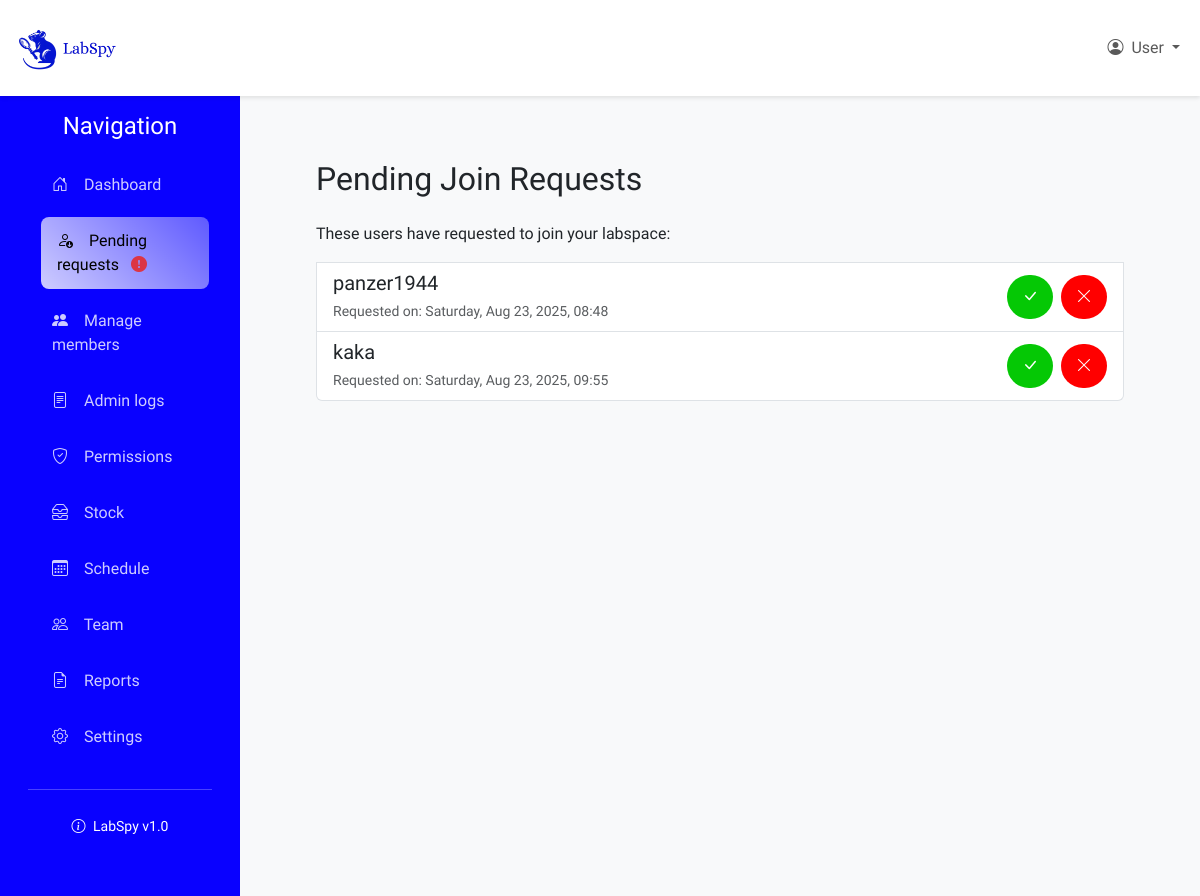
The app's page /labspaces/lab/YSZIVU/pending_requests/ (signed in), older data.
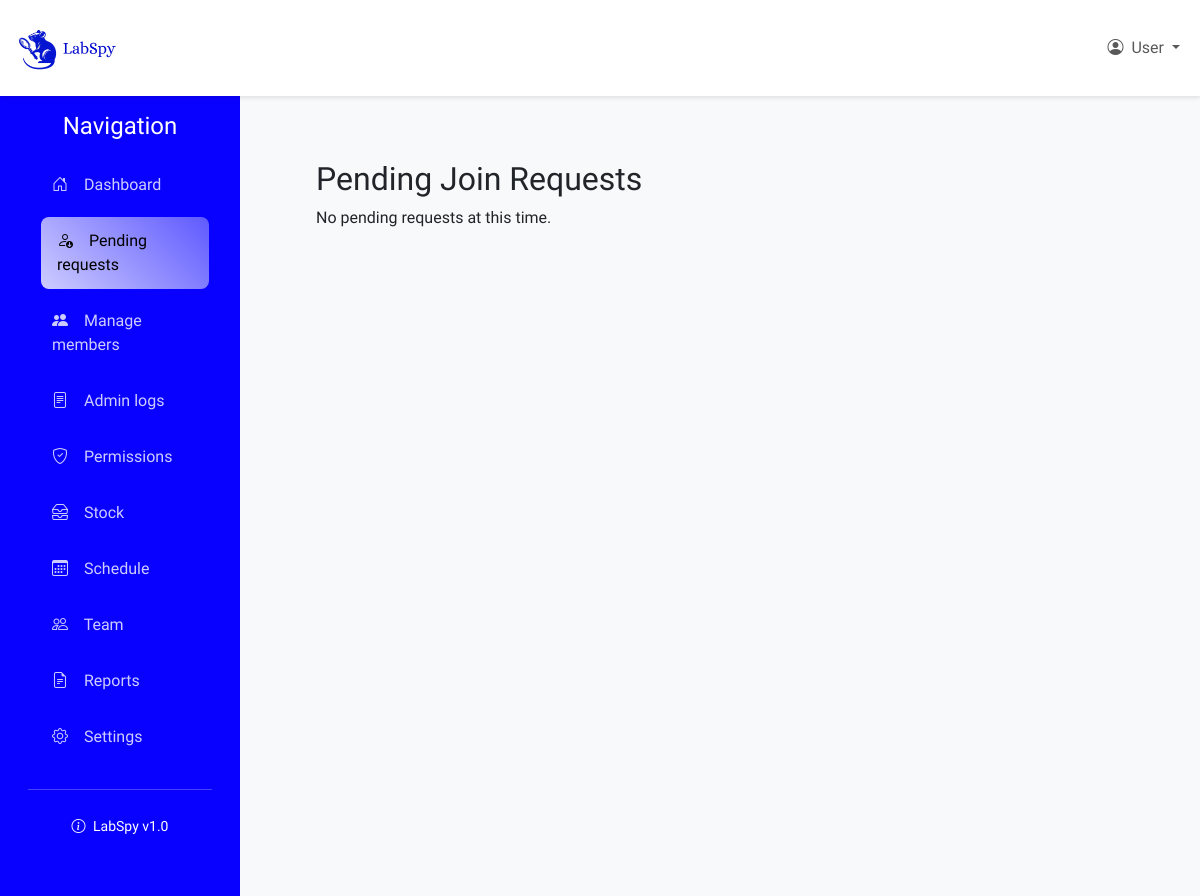
The same page, newer data.
### labspaces/models.py (models this page shows, shortened)
class LabMembership(models.Model):
    ROLE_CHOICES = [
        ('pending', 'Pending'),
        ('owner', 'Owner'),
        ('manager', 'Manager'),
        ('researcher', 'Researcher'),
        ('guest', 'Guest'),
    ]
    lab = models.ForeignKey(Lab, on_delete=models.CASCADE)
    user = models.ForeignKey(CustomUser, on_delete=models.CASCADE)
    role = models.CharField(max_length=64, choices=ROLE_CHOICES)
    created_at = models.DateTimeField(auto_now_add=True)
    class Meta:
        unique_together = ('lab', 'user')

### users/models.py (models this page shows)
class CustomUser(AbstractUser):
    phone_number = models.CharField(max_length=8, blank=True, null=True)
    date_joined = models.DateTimeField(auto_now_add=True, null=True, blank=True)

### labspaces/views.py (the view)
# urls.py: path('lab/<str:code>/pending_requests/', views.pending_requests, name='pending_requests'),
@login_required
def pending_requests(request, code):
    if not is_lab_admin(request.user, code):
        return HttpResponseForbidden("You are not authorized to view this page")
    try:
        labspace = Lab.objects.get(code=code)
        pending_requests = LabMembership.objects.filter(lab=labspace, role='pending')
        return render(request, 'labspaces/admin-pending-requests.html', {
            'pending_requests': pending_requests,
            'labspace': labspace
        })
    except Lab.DoesNotExist:
        raise Http404("Lab not found")

### labspaces/context_processors.py (called while the page is built)
def lab_admin_status(request):
    context = {'user_is_admin': False, 'current_lab': None}
    if request.user.is_authenticated:
        try:
            lab_code = get_lab_code_from_url(request)
            if lab_code != "":
                try:
                    lab = Lab.objects.get(code=lab_code)
                    is_admin = LabMembership.objects.filter(
                        lab=lab,
                        user=request.user,
                        role='owner'
                    ).exists()
                    if is_admin:
                        context['user_is_admin'] = True
                        context['current_lab'] = lab
                except Lab.DoesNotExist:
                    pass
        except Exception as e:
            pass
    return context

### labspaces/models.py (called while the page is built)
    def has_pending_requests(self):
        return LabMembership.objects.filter(lab=self, role='pending').exists()

### labspaces/util.py (called while the page is built)
def get_lab_code_from_url(request):
    lab_code = ""
    if request.user.is_authenticated:
        resolved = resolve(request.path)
        if 'code' in resolved.kwargs:
            lab_code = resolved.kwargs['code']
    return lab_code

### labspaces/templates/labspaces/admin-pending-requests.html (shortened to what this page needs)
{% extends 'labspaces/lab_layout.html' %}
{% block content %}
    <div class="content-wrapper">
        <h2>Pending Join Requests</h2>
        {% if pending_requests %}
            <div class="list-group mt-4">
                <p>These users have requested to join your labspace:</p>
                {% for request in pending_requests %}
                    <div class="list-group-item">
                        <div class="d-flex justify-content-between align-items-center">
                            <div>
                                <h5 class="mb-1">{{ request.user.username }}</h5>
                                <small class="text-muted">Requested on: {{ request.created_at|date:"l, M d, Y, H:i" }}</small>
                            </div>
                            <div class="d-inline-flex gap-2">
                                <form action="{% url 'labspaces:accept_request' %}" method="post">
                                    <button type="submit" class="btn-1 accept-btn"><i class="bi bi-check-lg"></i></button>
                                </form>
                                <form action="{% url 'labspaces:reject_request' %}" method="post">
                                    <button type="submit" class="btn-1 reject-btn"><i class="bi bi-x-lg"></i></button>
                                </form>
                            </div>
                        </div>
                    </div>
                {% endfor %}
            </div>
        {% else %}
            <p>No pending requests at this time.</p>
        {% endif %}
    </div>
{% endblock %}

Row changes from the older to the newer data that the page shows:
no longer on this page (row edited): LabMembership: user.username "panzer1944", created_at "Saturday, Aug 23, 2025, 08:48"
no longer on this page (row edited): LabMembership: user.username "kaka", created_at "Saturday, Aug 23, 2025, 09:55"
Text that changed along with them:
text no longer shown: "These users have requested to join your labspace:"
text now shown: "No pending requests at this time."
